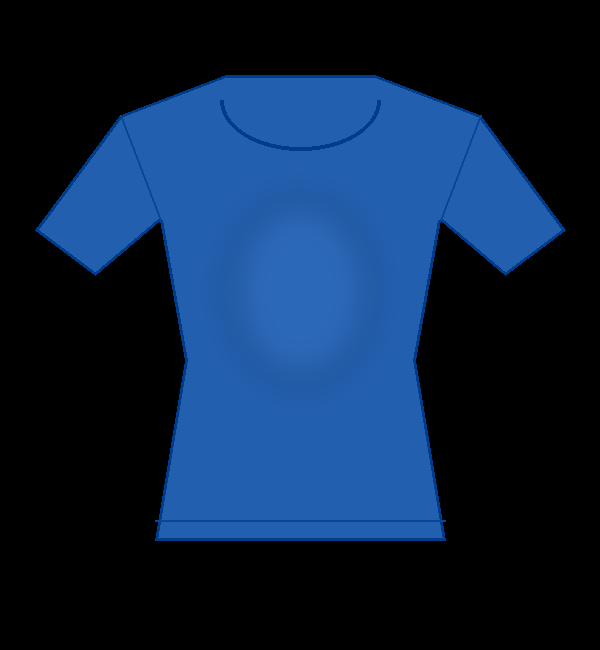
#> input picture prendas/remera_azul.png, 600 x 650 px
$ python dia5_canal_alfa.py
#> lines starting #> are read from the running program, lines starting #| are printed output that depends on the picture; after the words box and inside, x2 and y2 are one past the last pixel; in counts of white or black regions, pixels touching at a corner belong together
### ver_prenda.py
# ==========================================================
# PROYECTO: PROBADOR VIRTUAL INTELIGENTE
# Etapa 5: Visualizador y verificación de prendas PNG con canal Alfa
# ==========================================================

import os
import cv2
import numpy as np

def inspeccionar_prenda(ruta_archivo):
    """
    Carga una imagen PNG y explica cómo están organizados sus 4 canales (BGRA).
    """
#> called with ruta_archivo = 'prendas/remera_azul.png'
    if not os.path.exists(ruta_archivo):
        print(f"[ERROR] No se encontró el archivo: {ruta_archivo}")
        return

    # cv2.IMREAD_UNCHANGED (-1): Le indica a OpenCV que cargue los 4 canales (BGR + Alfa)
    # Si usamos cv2.imread normal, ignoraría la transparencia y rellenaría el fondo de negro.
    prenda_rgba = cv2.imread(ruta_archivo, cv2.IMREAD_UNCHANGED)
#> prenda_rgba is the input picture: shape (650, 600, 4); mean B, G, R, A 65.2, 35.3, 12.8, 95.8

    alto, ancho, canales = prenda_rgba.shape
#> alto = 650; ancho = 600; canales = 4
    print(f"\n--- Información de la Prenda: {os.path.basename(ruta_archivo)} ---")
    print(f"Dimensiones: {ancho}x{alto} píxeles")
#| Dimensiones: 600x650 píxeles
    print(f"Cantidad de canales: {canales} (Azul, Verde, Rojo, Transparencia/Alfa)")
#| Cantidad de canales: 4 (Azul, Verde, Rojo, Transparencia/Alfa)

    # Separar los canales para entender qué hace cada uno
    b, g, r, a = cv2.split(prenda_rgba)
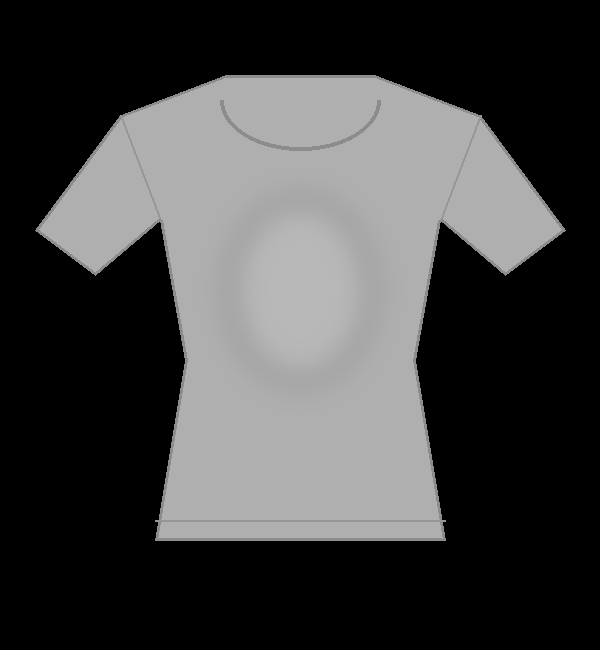
#> b: shape (650, 600); min 0, max 184, mean 65.2
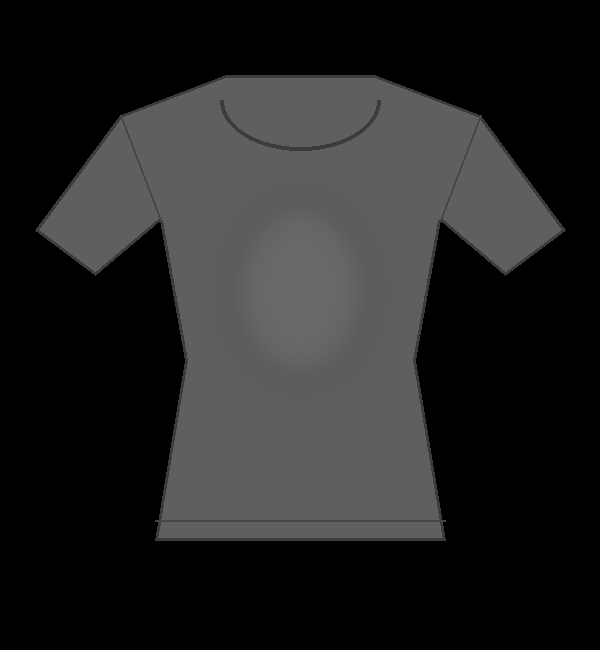
#> g: shape (650, 600); min 0, max 104, mean 35.3
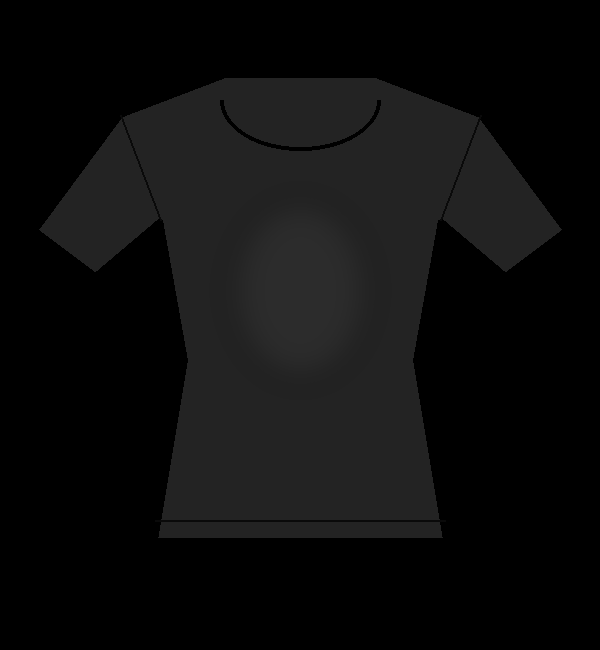
#> r: shape (650, 600); min 0, max 44, mean 12.8
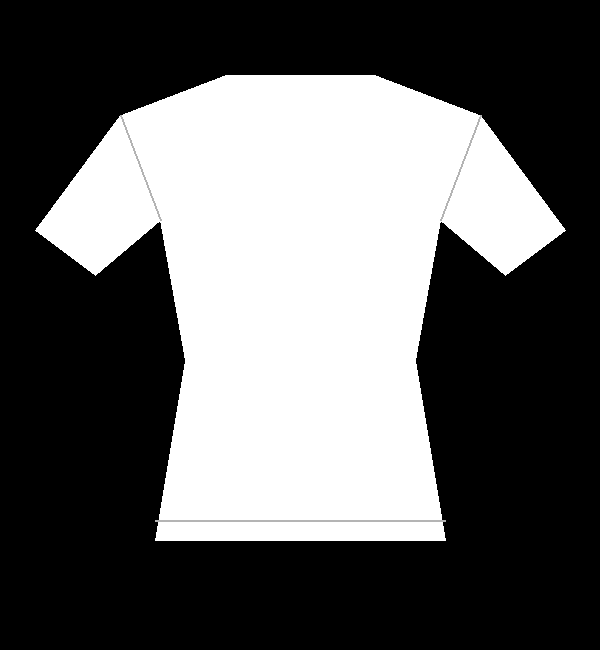
#> a: shape (650, 600); min 0, max 255, mean 95.8
    pixeles_visibles = np.count_nonzero(a > 0)
#> pixeles_visibles = 146819
    pixeles_transparentes = np.count_nonzero(a == 0)
#> pixeles_transparentes = 243181

    print(f"Píxeles con tela (visibles): {pixeles_visibles}")
#| Píxeles con tela (visibles): 146819
    print(f"Píxeles de fondo (transparentes): {pixeles_transparentes}")
#| Píxeles de fondo (transparentes): 243181

    # Crear una cuadrícula tipo "ajedrez" (como en Photoshop) para apreciar la transparencia
    patron_ajedrez = np.zeros((alto, ancho, 3), dtype=np.uint8)
    tam_celda = 20
    for y in range(0, alto, tam_celda):
        for x in range(0, ancho, tam_celda):
            if ((x // tam_celda) + (y // tam_celda)) % 2 == 0:
                patron_ajedrez[y:y+tam_celda, x:x+tam_celda] = (220, 220, 220)
            else:
                patron_ajedrez[y:y+tam_celda, x:x+tam_celda] = (255, 255, 255)
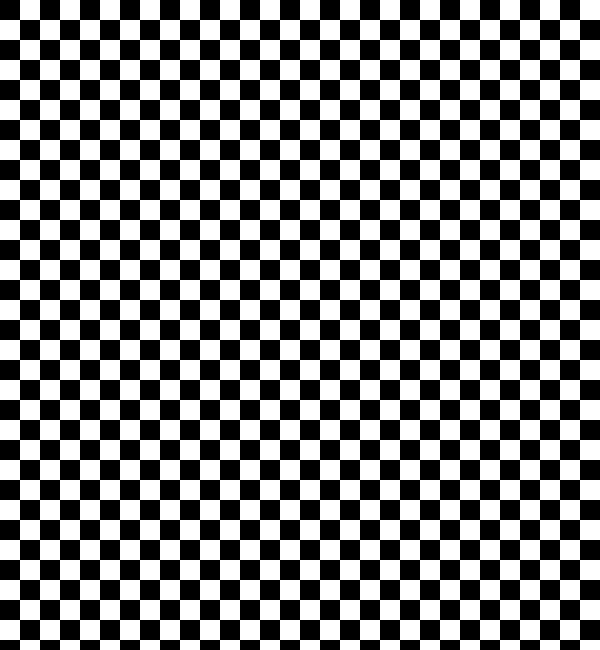
#> patron_ajedrez: shape (650, 600, 3); values 220 (black) and 255 (white), 50% white; 1 white region, box (x1, y1, x2, y2) and area: (0, 0, 600, 650) 195000

    # Superponer la prenda sobre el patrón de ajedrez
    # Usamos la máscara alfa: donde a > 0 ponemos el color de la remera, donde a == 0 queda el fondo
    mascara_normalizada = a / 255.0  # Valores entre 0.0 y 1.0
    prenda_bgr = cv2.merge([b, g, r])

    vista_final = np.zeros_like(patron_ajedrez)
    for c in range(3):
        vista_final[:, :, c] = (mascara_normalizada * prenda_bgr[:, :, c] +
                                (1.0 - mascara_normalizada) * patron_ajedrez[:, :, c]).astype(np.uint8)
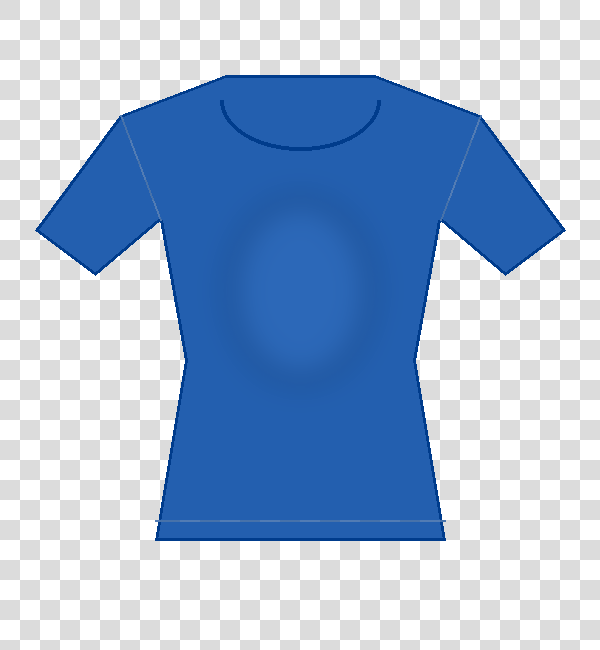
#> vista_final: shape (650, 600, 3); mean B, G, R 213.4, 183.5, 161.1

    # Mostrar la imagen
    cv2.putText(
        vista_final,
        "Prenda PNG con Canal Alfa (Presiona cualquier tecla para cerrar)",
        (20, 30),
        cv2.FONT_HERSHEY_SIMPLEX,
        0.5,
        (50, 50, 50),
        1
    )
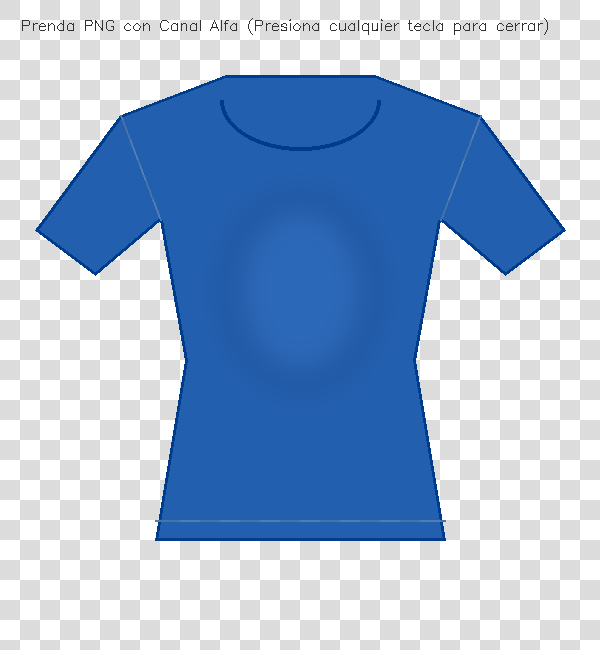
#> vista_final: shape (650, 600, 3); 0.27% of pixels changed, all inside (x1, y1, x2, y2) = (22, 18, 548, 35)
    cv2.imshow("Etapa 5 - Inspeccion de Prenda PNG", vista_final)
    print("\nMostrando la prenda sobre fondo transparente. Presioná cualquier tecla en la ventana para continuar...")
    cv2.waitKey(0)
    cv2.destroyAllWindows()

# [7 lines left out: function main, not called in this run]

# [2 lines that do not run on import are left out]

### dia5_canal_alfa.py
# ==========================================================
# PROYECTO: PROBADOR VIRTUAL INTELIGENTE
# DÍA 5 / ETAPA 5: Inspección y Fusión del Canal Alfa
# ==========================================================

import os
from ver_prenda import inspeccionar_prenda

def main():
    print("=" * 60)
    print("   DÍA 5: INSPECCIÓN DE PRENDAS Y CANAL ALFA (BGRA)   ")
    print("=" * 60)
    print("Objetivo: Entender cómo funciona el canal Alfa para superposición.")
    print("Mostrando prenda sobre patrón de ajedrez...\n")

    ruta_remera = os.path.join("prendas", "remera_azul.png")
    if not os.path.exists(ruta_remera):
        from crear_prendas import generar_catalogo_inicial
        generar_catalogo_inicial()

    inspeccionar_prenda(ruta_remera)

if __name__ == "__main__":
    main()

$ run again, with prendas/remera.png copied over prendas/remera_azul.png
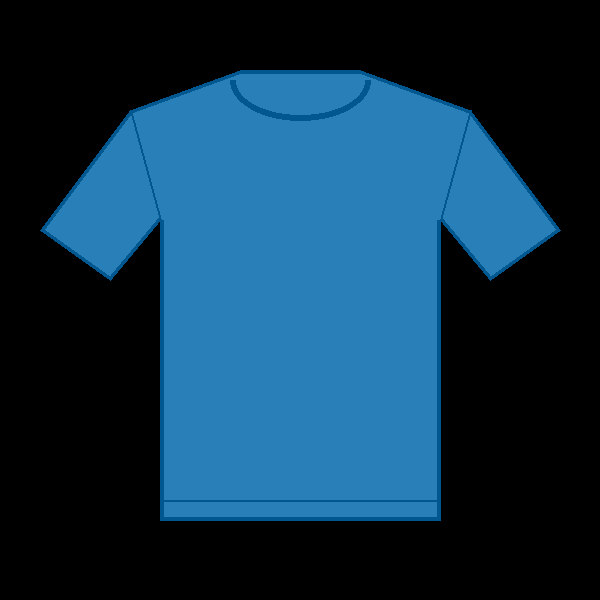
#> input picture prendas/remera.png, 600 x 600 px
#> in inspeccionar_prenda, prenda_rgba is the input picture: shape (600, 600, 4); mean B, G, R, A 75.2, 51.7, 15.9, 105
#| Dimensiones: 600x600 píxeles
#| Cantidad de canales: 4 (Azul, Verde, Rojo, Transparencia/Alfa)
#> in inspeccionar_prenda, `b, g, r, a = cv2.split(prenda_rgba)`:
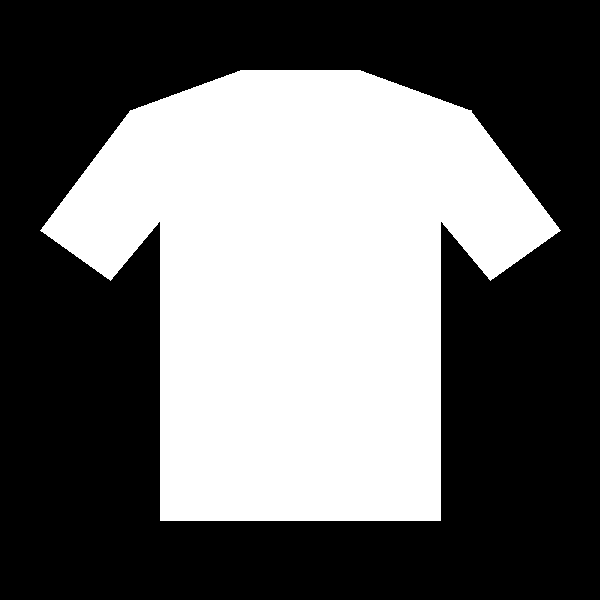
#> a: shape (600, 600); 41.2% white; 1 white region, box (x1, y1, x2, y2) and area: (40, 70, 561, 521) 148222
#> pixeles_visibles = 148222
#> pixeles_transparentes = 211778
#| Píxeles con tela (visibles): 148222
#| Píxeles de fondo (transparentes): 211778
#> in inspeccionar_prenda, `cv2.putText( vista_final, "Prenda PNG con Canal Alfa (Presiona cualqui..`:
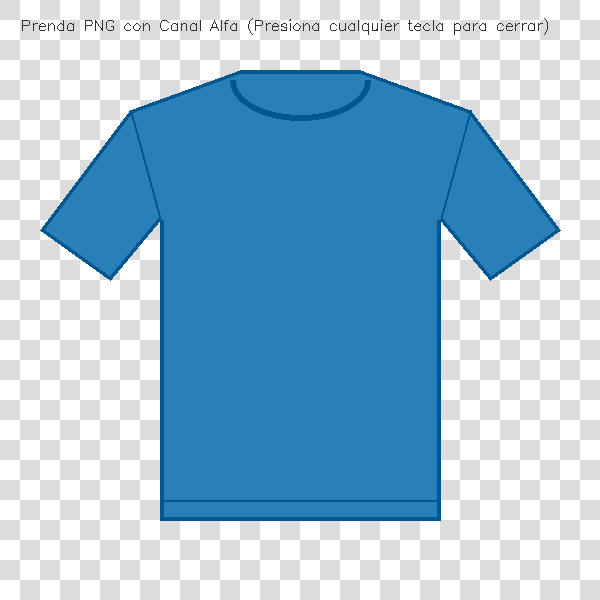
#> vista_final: shape (600, 600, 3); mean B, G, R 214.4, 190.9, 155.1
